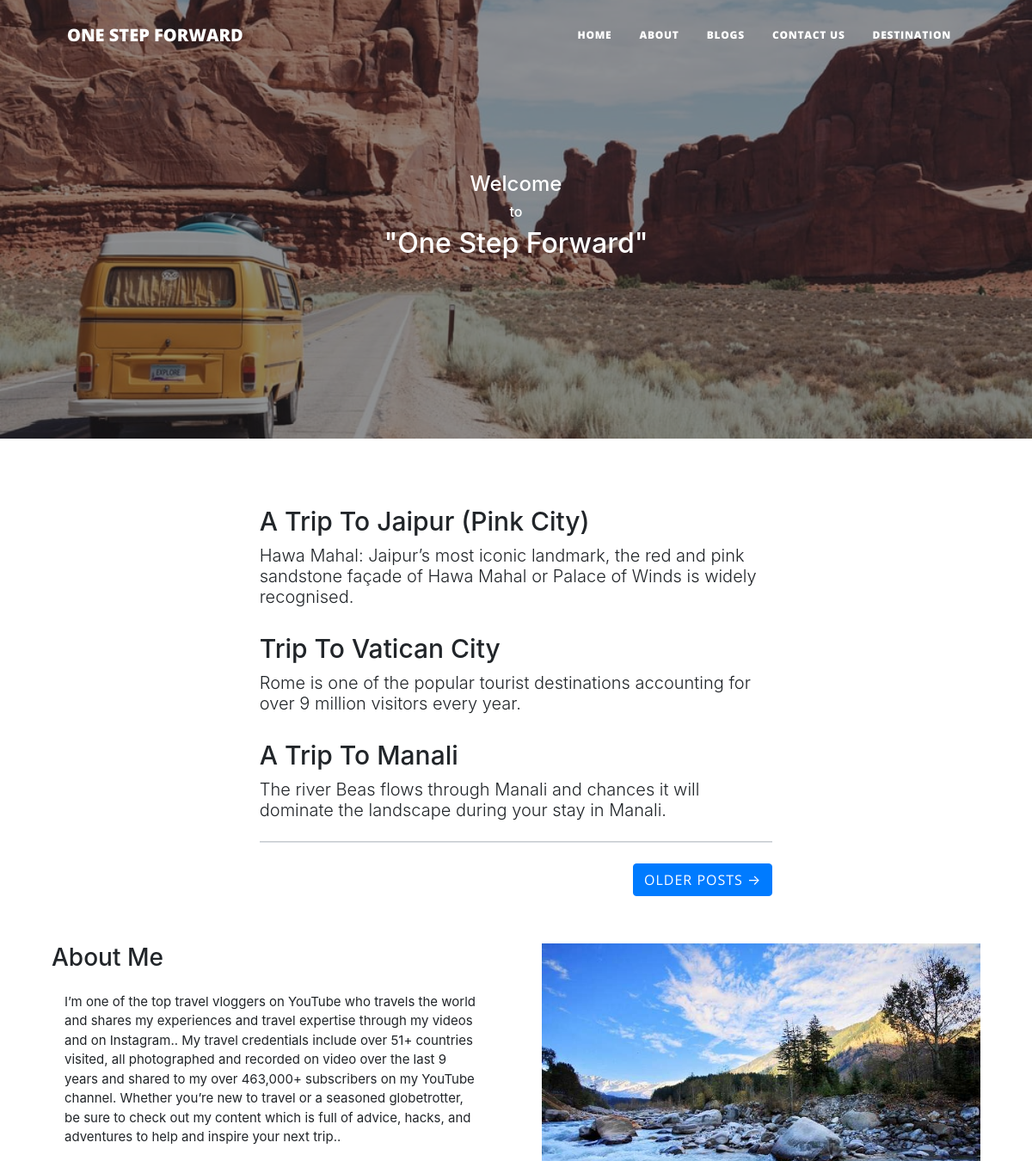
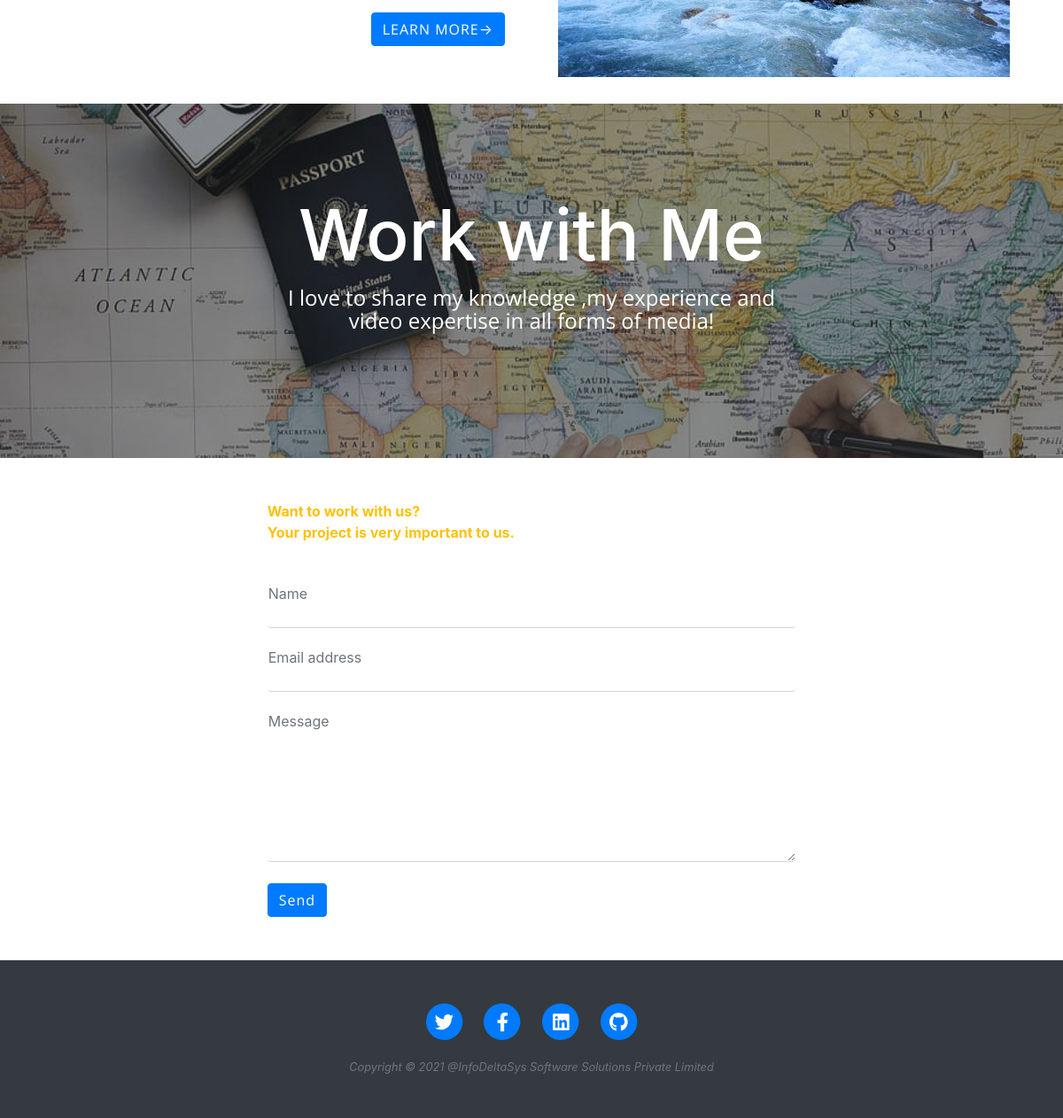
The app's page /home.php with its own data (2 pictures, top to bottom).
### tables this page shows
CREATE TABLE `blog` (
  `id` int(11) NOT NULL,
  `title` varchar(255) NOT NULL,
  `description` text NOT NULL,
  `long_description` text NOT NULL,
  `image` varchar(255) DEFAULT NULL,
  `status` int(11) NOT NULL DEFAULT 1,
  `created_at` datetime NOT NULL DEFAULT current_timestamp(),
  `updated_at` datetime NOT NULL DEFAULT current_timestamp() ON UPDATE current_timestamp()
);

### home.php (the view, shortened to what this page needs)
<?php
include('connection.php');
include('header.php');
?>
<header class="masthead" style="background-image: url('assets/img/home.jpg')">
    <div class="container position-relative px-4 px-lg-5">
        <div class="row gx-4 gx-lg-5 justify-content-center">
            <div class="col-md-10 col-lg-8 col-xl-7">
                <div class="site-heading">
                    <h4>Welcome</<h4>
                        <h6>to</h6>
                        <h2>"One Step Forward"</h2>
                </div>
            </div>
        </div>
    </div>
</header>
<div class="container px-4 px-lg-5">
    <div class="row gx-4 gx-lg-5 justify-content-center">
        <div class="col-md-10 col-lg-8 col-xl-7">
            <div class="post-preview">
                <?php
                                 $res=mysqli_query($conn,"select * from blog where status=1 LIMIT 3 ");
                                 $row=mysqli_num_rows($res);
                                 if($row>0)
                                 {
                                 while ($row=mysqli_fetch_array($res))
                                  {
                                 ?>
                <a href='single_blog.php?id=<?php echo $row['id']?>'>
                    <h2 class="post-title" style="font-size:30px;"><?php echo $row['title']; ?></h2>
                    <h3 class="post-subtitle" style="font-size: 20px;"><?php echo $row['description']; ?></h3>
                </a>
                <?php
            }
        }
    ?>
            </div>
            <hr class="my-4" />
            <div class="d-flex justify-content-end mb-4"><a class="btn btn-primary text-uppercase" href="blog.php">Older Posts →</a></div>
        </div>
    </div>
</div>
        <div class="container mt-3">
        <div class="row">
            <div class="col-md-6">
                <div class="demo-content"><h3>About Me</h3>
                <div class="demo-content" style="font-size: 15px;">I’m one of the top travel vloggers on YouTube who travels the world and shares my experiences and travel expertise through my videos and on Instagram..
My travel credentials include over 51+ countries visited, all photographed and recorded on video over the last 9 years and shared to my over 463,000+ subscribers on my YouTube channel. Whether you’re new to travel or a seasoned globetrotter, be sure to check out my content which is full of advice, hacks, and adventures to help and inspire your next trip..</div>
<div class="d-flex justify-content-end mb-4"><a class="btn btn-primary text-uppercase" href="about.php">Learn More→</a></div>
            </div>
        </div>
            <div class="col-md-6">
                <div class="demo-content bg-alt"><img style="width: 100%;" src="assets/img/manali.jpg"></div>
            </div>
        </div>
    </div>
<header class="masthead" style="background-image: url('assets/img/work.jpg');height: 400px;">
    <div class="container position-relative px-4 px-lg-5" style="top:-100px;">
        <div class="row gx-4 gx-lg-5 justify-content-center">
            <div class="col-md-10 col-lg-8 col-xl-7">
                <div class="page-heading">
                    <h1>Work with Me</h1>
                    <p class="subheading text-warning" ><strong style="color: white;">I love to share my knowledge ,my experience and video expertise in all forms of media!</strong></p>
                </div>
            </div>
        </div>
    </div>
</header>
<main class="mb-4">
    <div class="container px-4 px-lg-5">
        <div class="row gx-4 gx-lg-5 justify-content-center">
            <div class="col-md-10 col-lg-8 col-xl-7">
                <p class="text-warning" ><strong>Want to work with us?<br>Your project is very important to us.</strong></p>
                <div class="my-4">
                    <form id="contactForm" data-sb-form-api-token="API_TOKEN" method="post">
                        <div class="form-floating">
                            <input class="form-control" id="name" type="text" name="name" placeholder="Enter your name..." data-sb-validations="required" />
                            <label for="name">Name</label>
                        </div>
                        <div class="form-floating">
                            <input class="form-control" id="email" type="email" name="email" placeholder="Enter your email..." data-sb-validations="required,email" />
                            <label for="email">Email address</label>
                        </div>
                        <div class="form-floating">
                            <textarea class="form-control" id="message" name="message" placeholder="Enter your message here..." style="height: 12rem" data-sb-validations="required"></textarea>
                            <label for="message">Message</label>
                        </div>
                        <br />
                        <button id="payment-button" type="submit" name="submit" class="btn btn-primary ">
                            Send</button>
                    </form>
                </div>
            </div>
        </div>
    </div>
</main>
<?php include('footer.php'); ?>

### records on screen
blog: title "A Trip To Jaipur (Pink City)", description "Hawa Mahal: Jaipur’s most iconic landmark, the red and pink sandstone façade of Hawa Mahal or Palace of Winds is widely recognised."
blog: title "Trip To Vatican City", description "Rome is one of the popular tourist destinations accounting for over 9 million visitors every year."
blog: title "A Trip To Manali", description "The river Beas flows through Manali and chances it will dominate the landscape during your stay in Manali."
